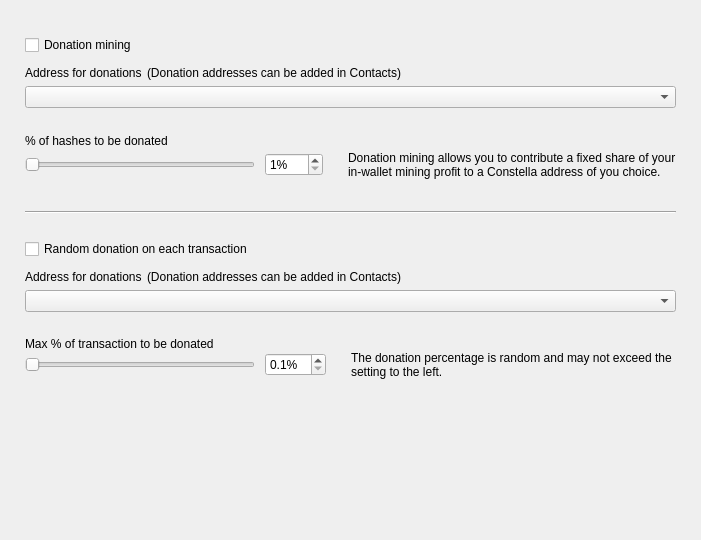
<?xml version="1.0" encoding="UTF-8"?>
<ui version="4.0">
 <class>DonationOptionsFrame</class>
 <widget class="QFrame" name="DonationOptionsFrame">
  <property name="geometry">
   <rect>
    <x>0</x>
    <y>0</y>
    <width>701</width>
    <height>540</height>
   </rect>
  </property>
  <property name="windowTitle">
   <string>Frame</string>
  </property>
  <property name="frameShape">
   <enum>QFrame::NoFrame</enum>
  </property>
  <property name="frameShadow">
   <enum>QFrame::Raised</enum>
  </property>
  <layout class="QVBoxLayout" name="verticalLayout">
   <property name="spacing">
    <number>10</number>
   </property>
   <property name="leftMargin">
    <number>25</number>
   </property>
   <property name="topMargin">
    <number>35</number>
   </property>
   <property name="rightMargin">
    <number>25</number>
   </property>
   <property name="bottomMargin">
    <number>0</number>
   </property>
   <item>
    <widget class="QCheckBox" name="m_enableDonationMiningCheck">
     <property name="text">
      <string>Donation mining</string>
     </property>
    </widget>
   </item>
   <item>
    <widget class="QFrame" name="m_donationMiningFrame">
     <property name="frameShape">
      <enum>QFrame::NoFrame</enum>
     </property>
     <property name="frameShadow">
      <enum>QFrame::Raised</enum>
     </property>
     <layout class="QGridLayout" name="gridLayout" columnstretch="1,0,0,1">
      <property name="leftMargin">
       <number>0</number>
      </property>
      <property name="topMargin">
       <number>0</number>
      </property>
      <property name="rightMargin">
       <number>0</number>
      </property>
      <property name="bottomMargin">
       <number>0</number>
      </property>
      <property name="horizontalSpacing">
       <number>10</number>
      </property>
      <property name="verticalSpacing">
       <number>0</number>
      </property>
      <item row="2" column="0" colspan="4">
       <widget class="QComboBox" name="m_donationMiningAddressCombo"/>
      </item>
      <item row="3" column="0" colspan="4">
       <spacer name="verticalSpacer_2">
        <property name="orientation">
         <enum>Qt::Vertical</enum>
        </property>
        <property name="sizeType">
         <enum>QSizePolicy::Fixed</enum>
        </property>
        <property name="sizeHint" stdset="0">
         <size>
          <width>20</width>
          <height>25</height>
         </size>
        </property>
       </spacer>
      </item>
      <item row="4" column="0" colspan="4">
       <widget class="WalletGui::WalletNormalBlackTextLabel" name="label_2">
        <property name="minimumSize">
         <size>
          <width>0</width>
          <height>16</height>
         </size>
        </property>
        <property name="text">
         <string>% of hashes to be donated</string>
        </property>
        <property name="indent">
         <number>0</number>
        </property>
       </widget>
      </item>
      <item row="5" column="1">
       <widget class="QSpinBox" name="m_donationMiningAmountSpin">
        <property name="suffix">
         <string>%</string>
        </property>
        <property name="minimum">
         <number>1</number>
        </property>
        <property name="maximum">
         <number>100</number>
        </property>
       </widget>
      </item>
      <item row="5" column="0">
       <widget class="QSlider" name="m_donationMiningAmountSlider">
        <property name="maximumSize">
         <size>
          <width>230</width>
          <height>16777215</height>
         </size>
        </property>
        <property name="minimum">
         <number>1</number>
        </property>
        <property name="maximum">
         <number>100</number>
        </property>
        <property name="orientation">
         <enum>Qt::Horizontal</enum>
        </property>
       </widget>
      </item>
      <item row="5" column="2">
       <spacer name="horizontalSpacer">
        <property name="orientation">
         <enum>Qt::Horizontal</enum>
        </property>
        <property name="sizeType">
         <enum>QSizePolicy::Fixed</enum>
        </property>
        <property name="sizeHint" stdset="0">
         <size>
          <width>5</width>
          <height>20</height>
         </size>
        </property>
       </spacer>
      </item>
      <item row="5" column="3" alignment="Qt::AlignVCenter">
       <widget class="WalletGui::WalletSmallGrayTextLabel" name="m_donationMiningCommentLabel">
        <property name="minimumSize">
         <size>
          <width>0</width>
          <height>32</height>
         </size>
        </property>
        <property name="text">
         <string>Donation mining allows you to contribute a fixed share of your in-wallet mining profit to a Constella address of you choice.</string>
        </property>
        <property name="wordWrap">
         <bool>true</bool>
        </property>
        <property name="indent">
         <number>0</number>
        </property>
       </widget>
      </item>
      <item row="1" column="0" colspan="4">
       <spacer name="verticalSpacer_6">
        <property name="orientation">
         <enum>Qt::Vertical</enum>
        </property>
        <property name="sizeType">
         <enum>QSizePolicy::Fixed</enum>
        </property>
        <property name="sizeHint" stdset="0">
         <size>
          <width>20</width>
          <height>5</height>
         </size>
        </property>
       </spacer>
      </item>
      <item row="0" column="0" colspan="4">
       <layout class="QHBoxLayout" name="horizontalLayout" stretch="0,1">
        <property name="spacing">
         <number>5</number>
        </property>
        <property name="leftMargin">
         <number>0</number>
        </property>
        <item>
         <widget class="WalletGui::WalletNormalBlackTextLabel" name="label">
          <property name="minimumSize">
           <size>
            <width>0</width>
            <height>16</height>
           </size>
          </property>
          <property name="text">
           <string>Address for donations</string>
          </property>
          <property name="indent">
           <number>0</number>
          </property>
         </widget>
        </item>
        <item>
         <widget class="WalletGui::WalletSmallGrayTextLabel" name="label_5">
          <property name="text">
           <string>(Donation addresses can be added in Contacts)</string>
          </property>
         </widget>
        </item>
       </layout>
      </item>
     </layout>
    </widget>
   </item>
   <item>
    <spacer name="verticalSpacer_3">
     <property name="orientation">
      <enum>Qt::Vertical</enum>
     </property>
     <property name="sizeType">
      <enum>QSizePolicy::Fixed</enum>
     </property>
     <property name="sizeHint" stdset="0">
      <size>
       <width>20</width>
       <height>20</height>
      </size>
     </property>
    </spacer>
   </item>
   <item>
    <widget class="Line" name="line">
     <property name="frameShadow">
      <enum>QFrame::Sunken</enum>
     </property>
     <property name="orientation">
      <enum>Qt::Horizontal</enum>
     </property>
    </widget>
   </item>
   <item>
    <spacer name="verticalSpacer_4">
     <property name="orientation">
      <enum>Qt::Vertical</enum>
     </property>
     <property name="sizeType">
      <enum>QSizePolicy::Fixed</enum>
     </property>
     <property name="sizeHint" stdset="0">
      <size>
       <width>20</width>
       <height>15</height>
      </size>
     </property>
    </spacer>
   </item>
   <item>
    <widget class="QCheckBox" name="m_enableDonationChangeCheck">
     <property name="text">
      <string>Random donation on each transaction</string>
     </property>
    </widget>
   </item>
   <item>
    <widget class="QFrame" name="m_donationChangeFrame">
     <property name="frameShape">
      <enum>QFrame::NoFrame</enum>
     </property>
     <property name="frameShadow">
      <enum>QFrame::Raised</enum>
     </property>
     <layout class="QGridLayout" name="gridLayout_2" columnstretch="1,0,0,1">
      <property name="leftMargin">
       <number>0</number>
      </property>
      <property name="topMargin">
       <number>0</number>
      </property>
      <property name="rightMargin">
       <number>0</number>
      </property>
      <property name="bottomMargin">
       <number>0</number>
      </property>
      <property name="horizontalSpacing">
       <number>10</number>
      </property>
      <property name="verticalSpacing">
       <number>0</number>
      </property>
      <item row="3" column="0" colspan="4">
       <spacer name="verticalSpacer_5">
        <property name="orientation">
         <enum>Qt::Vertical</enum>
        </property>
        <property name="sizeType">
         <enum>QSizePolicy::Fixed</enum>
        </property>
        <property name="sizeHint" stdset="0">
         <size>
          <width>20</width>
          <height>25</height>
         </size>
        </property>
       </spacer>
      </item>
      <item row="4" column="0" colspan="4">
       <widget class="WalletGui::WalletNormalBlackTextLabel" name="label_3">
        <property name="text">
         <string>Max % of transaction to be donated</string>
        </property>
        <property name="indent">
         <number>0</number>
        </property>
       </widget>
      </item>
      <item row="5" column="0">
       <widget class="QSlider" name="m_donationChangeAmountSlider">
        <property name="maximumSize">
         <size>
          <width>230</width>
          <height>16777215</height>
         </size>
        </property>
        <property name="minimum">
         <number>1</number>
        </property>
        <property name="maximum">
         <number>100</number>
        </property>
        <property name="orientation">
         <enum>Qt::Horizontal</enum>
        </property>
       </widget>
      </item>
      <item row="2" column="0" colspan="4">
       <widget class="QComboBox" name="m_donationChangeAddressCombo"/>
      </item>
      <item row="5" column="3" alignment="Qt::AlignVCenter">
       <widget class="WalletGui::WalletSmallGrayTextLabel" name="m_donationChangeCommentLabel">
        <property name="text">
         <string>The donation percentage is random and may not exceed the setting to the left.</string>
        </property>
        <property name="wordWrap">
         <bool>true</bool>
        </property>
        <property name="indent">
         <number>0</number>
        </property>
       </widget>
      </item>
      <item row="5" column="1">
       <widget class="QDoubleSpinBox" name="m_donationChangeAmountSpin">
        <property name="suffix">
         <string>%</string>
        </property>
        <property name="decimals">
         <number>1</number>
        </property>
        <property name="minimum">
         <double>0.100000000000000</double>
        </property>
        <property name="maximum">
         <double>10.000000000000000</double>
        </property>
        <property name="singleStep">
         <double>0.100000000000000</double>
        </property>
       </widget>
      </item>
      <item row="5" column="2">
       <spacer name="horizontalSpacer_2">
        <property name="orientation">
         <enum>Qt::Horizontal</enum>
        </property>
        <property name="sizeType">
         <enum>QSizePolicy::Fixed</enum>
        </property>
        <property name="sizeHint" stdset="0">
         <size>
          <width>5</width>
          <height>20</height>
         </size>
        </property>
       </spacer>
      </item>
      <item row="1" column="0" colspan="4">
       <spacer name="verticalSpacer_7">
        <property name="orientation">
         <enum>Qt::Vertical</enum>
        </property>
        <property name="sizeType">
         <enum>QSizePolicy::Fixed</enum>
        </property>
        <property name="sizeHint" stdset="0">
         <size>
          <width>20</width>
          <height>5</height>
         </size>
        </property>
       </spacer>
      </item>
      <item row="0" column="0" colspan="4">
       <layout class="QHBoxLayout" name="horizontalLayout_2" stretch="0,1">
        <property name="spacing">
         <number>5</number>
        </property>
        <property name="leftMargin">
         <number>0</number>
        </property>
        <item>
         <widget class="WalletGui::WalletNormalBlackTextLabel" name="label_4">
          <property name="minimumSize">
           <size>
            <width>0</width>
            <height>16</height>
           </size>
          </property>
          <property name="text">
           <string>Address for donations</string>
          </property>
          <property name="indent">
           <number>0</number>
          </property>
         </widget>
        </item>
        <item>
         <widget class="WalletGui::WalletSmallGrayTextLabel" name="label_6">
          <property name="text">
           <string>(Donation addresses can be added in Contacts)</string>
          </property>
         </widget>
        </item>
       </layout>
      </item>
     </layout>
    </widget>
   </item>
   <item>
    <spacer name="verticalSpacer">
     <property name="orientation">
      <enum>Qt::Vertical</enum>
     </property>
     <property name="sizeType">
      <enum>QSizePolicy::Expanding</enum>
     </property>
     <property name="sizeHint" stdset="0">
      <size>
       <width>20</width>
       <height>10</height>
      </size>
     </property>
    </spacer>
   </item>
  </layout>
 </widget>
 <customwidgets>
  <customwidget>
   <class>WalletGui::WalletSmallGrayTextLabel</class>
   <extends>QLabel</extends>
   <header>Gui/Common/WalletTextLabel.h</header>
  </customwidget>
  <customwidget>
   <class>WalletGui::WalletNormalBlackTextLabel</class>
   <extends>QLabel</extends>
   <header>Gui/Common/WalletTextLabel.h</header>
  </customwidget>
 </customwidgets>
 <resources/>
 <connections>
  <connection>
   <sender>m_enableDonationMiningCheck</sender>
   <signal>toggled(bool)</signal>
   <receiver>m_donationMiningFrame</receiver>
   <slot>setEnabled(bool)</slot>
   <hints>
    <hint type="sourcelabel">
     <x>353</x>
     <y>41</y>
    </hint>
    <hint type="destinationlabel">
     <x>350</x>
     <y>115</y>
    </hint>
   </hints>
  </connection>
  <connection>
   <sender>m_donationMiningAmountSlider</sender>
   <signal>valueChanged(int)</signal>
   <receiver>DonationOptionsFrame</receiver>
   <slot>donationMiningAmountChanged(int)</slot>
   <hints>
    <hint type="sourcelabel">
     <x>187</x>
     <y>155</y>
    </hint>
    <hint type="destinationlabel">
     <x>350</x>
     <y>269</y>
    </hint>
   </hints>
  </connection>
  <connection>
   <sender>m_donationMiningAmountSpin</sender>
   <signal>valueChanged(int)</signal>
   <receiver>DonationOptionsFrame</receiver>
   <slot>donationMiningAmountChanged(int)</slot>
   <hints>
    <hint type="sourcelabel">
     <x>391</x>
     <y>155</y>
    </hint>
    <hint type="destinationlabel">
     <x>350</x>
     <y>269</y>
    </hint>
   </hints>
  </connection>
  <connection>
   <sender>m_enableDonationChangeCheck</sender>
   <signal>toggled(bool)</signal>
   <receiver>m_donationChangeFrame</receiver>
   <slot>setEnabled(bool)</slot>
   <hints>
    <hint type="sourcelabel">
     <x>353</x>
     <y>237</y>
    </hint>
    <hint type="destinationlabel">
     <x>350</x>
     <y>328</y>
    </hint>
   </hints>
  </connection>
  <connection>
   <sender>m_donationChangeAmountSlider</sender>
   <signal>valueChanged(int)</signal>
   <receiver>DonationOptionsFrame</receiver>
   <slot>donationChangeAmountChanged(int)</slot>
   <hints>
    <hint type="sourcelabel">
     <x>187</x>
     <y>385</y>
    </hint>
    <hint type="destinationlabel">
     <x>350</x>
     <y>269</y>
    </hint>
   </hints>
  </connection>
  <connection>
   <sender>m_donationChangeAmountSpin</sender>
   <signal>valueChanged(double)</signal>
   <receiver>DonationOptionsFrame</receiver>
   <slot>donationChangeAmountChanged(double)</slot>
   <hints>
    <hint type="sourcelabel">
     <x>433</x>
     <y>353</y>
    </hint>
    <hint type="destinationlabel">
     <x>350</x>
     <y>269</y>
    </hint>
   </hints>
  </connection>
 </connections>
 <slots>
  <slot>donationMiningAmountChanged(int)</slot>
  <slot>donationChangeAmountChanged(int)</slot>
  <slot>donationChangeAmountChanged(double)</slot>
 </slots>
</ui>
